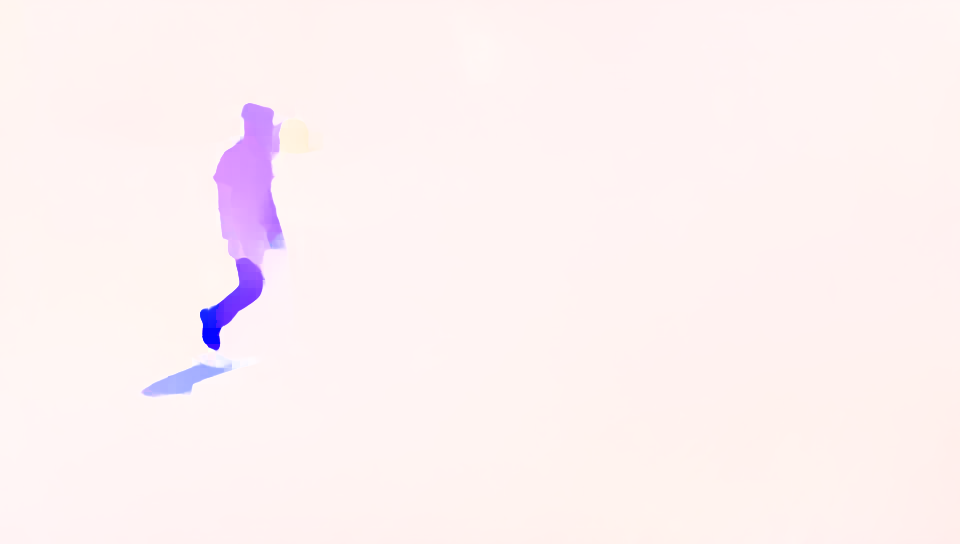
#> input picture RAFT/demo-frames/raft_flo_rgb/mask_000001.png, 960 x 544 px; its folder holds only this picture in this run
$ jupyter execute kmeans.ipynb
#> lines starting #> are read from the running program, lines starting #| are printed output that depends on the picture; after the words box and inside, x2 and y2 are one past the last pixel; in counts of white or black regions, pixels touching at a corner belong together
[cell 1]
import cv2
import numpy as np
import matplotlib.pyplot as plt
import collections

[cell 2]
for i in range(1,46):

    try:
        y = str(i).zfill(6)
        print(y)
        # read the image
        image = cv2.imread("./demo-frames/raft_flo_rgb/mask_{}.png".format(y))
#> image is the input picture: shape (544, 960, 3); mean B, G, R 242.4, 241.2, 253.6

        # convert to RGB
        image = cv2.cvtColor(image, cv2.COLOR_BGR2RGB)

        # reshape the image to a 2D array of pixels and 3 color values (RGB)
        pixel_values = image.reshape((-1, 3))
        # convert to float
        pixel_values = np.float32(pixel_values)

        print(pixel_values.shape)
#| (522240, 3)

        # define stopping criteria
        criteria = (cv2.TERM_CRITERIA_EPS + cv2.TERM_CRITERIA_MAX_ITER, 100, 0.2)


        # number of clusters (K)
        k = 8
        _, labels, (centers) = cv2.kmeans(pixel_values, k, None, criteria, 10, cv2.KMEANS_PP_CENTERS)
#> centers = [[255.8, 243.6, 242.6], [145.7, 83.56, 255], [227, 177, 255], [19.75, 18.75, 255], [107.6, 50.22, 255], [255.5, 242.4, 239.8], [173.3, 179.3, 255], [211.1, 145.2, 255]]
        # print(labels)

        # convert back to 8 bit values
        centers = np.uint8(centers)
#> centers = [[255, 243, 242], [145, 83, 255], [226, 176, 255], [19, 18, 255], [107, 50, 254], [255, 242, 239], [173, 179, 255], [211, 145, 255]]

        # flatten the labels array
        labels = labels.flatten()

        # convert all pixels to the color of the centroids
        # 畫出分完群的樣子
        kmeans_img = centers[labels.flatten()]
        kmeans_img = kmeans_img.reshape(image.shape)
        # show the image
        plt.imshow(kmeans_img)
        plt.show()


        # 找出每個群的數量
        dic = collections.Counter(labels.flatten())
#> dic = {5: 144146, 0: 366872, 2: 3126, 7: 4588, 1: 723, 6: 1301, 4: 879, 3: 605}
        dic = {k: v for k, v in sorted(dic.items(), key=lambda item: item[1])}
#> dic = {3: 605, 1: 723, 4: 879, 6: 1301, 2: 3126, 7: 4588, 5: 144146, 0: 366872}
        print(dic)
#| {3: 605, 1: 723, 4: 879, 6: 1301, 2: 3126, 7: 4588, 5: 144146, 0: 366872}
        #######################################################
        sort_groupid = [gid for gid in dic]
#> sort_groupid = [3, 1, 4, 6, 2, 7, 5, 0]
        split = 0
        foreground_gid = sort_groupid[0]
#> foreground_gid = 3
        background_gid = 0


        for i in range(len(sort_groupid)-1):
            if dic[sort_groupid[i]] < dic[sort_groupid[i+1]]/4:
                background_gid = sort_groupid[i+1]
                split = i+1
#> this loop made 7 passes
#> (background_gid, split) on pass 6: (5, 6)

        # 前景
        for i in range(split):
            labels[labels==sort_groupid[i]] = foreground_gid

        # 背景
        for i in range(split,len(sort_groupid)):
            labels[labels==sort_groupid[i]] = background_gid
#> this loop made 2 passes
#> i on passes 1 to 2: 6, 7

        ########################################################

        # convert all pixels to the color of the centroids
        segmented_image = centers[labels.flatten()]


        # reshape back to the original image dimension
        segmented_image = segmented_image.reshape(image.shape)
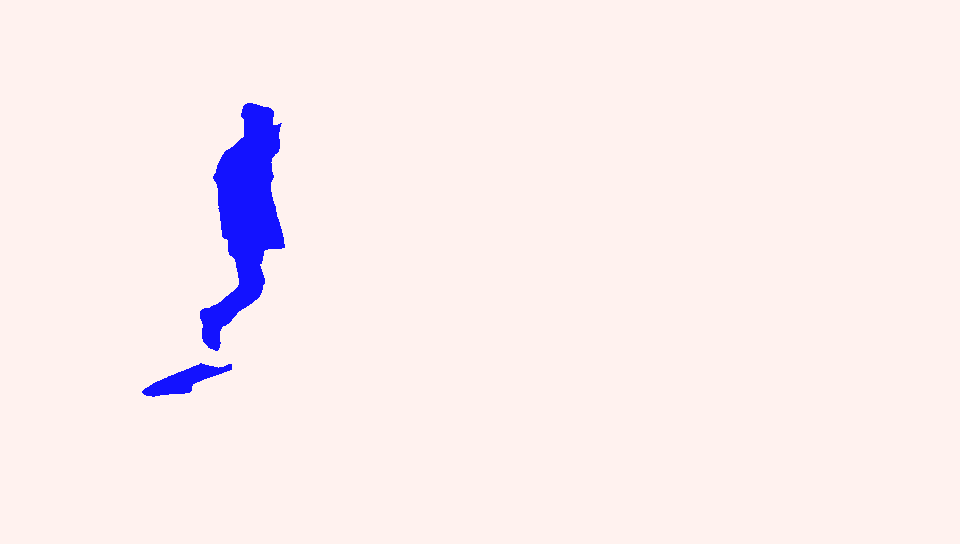
#> segmented_image: shape (544, 960, 3); mean R, G, B 249.9, 237.2, 239.3

        # 將背景轉成黑色，人物轉成白色，製造出mask
        background_rgb = segmented_image[0][400]
#> background_rgb = [255, 242, 239]
        new_segmented_image = np.where(segmented_image == background_rgb, [0,0,0], segmented_image)
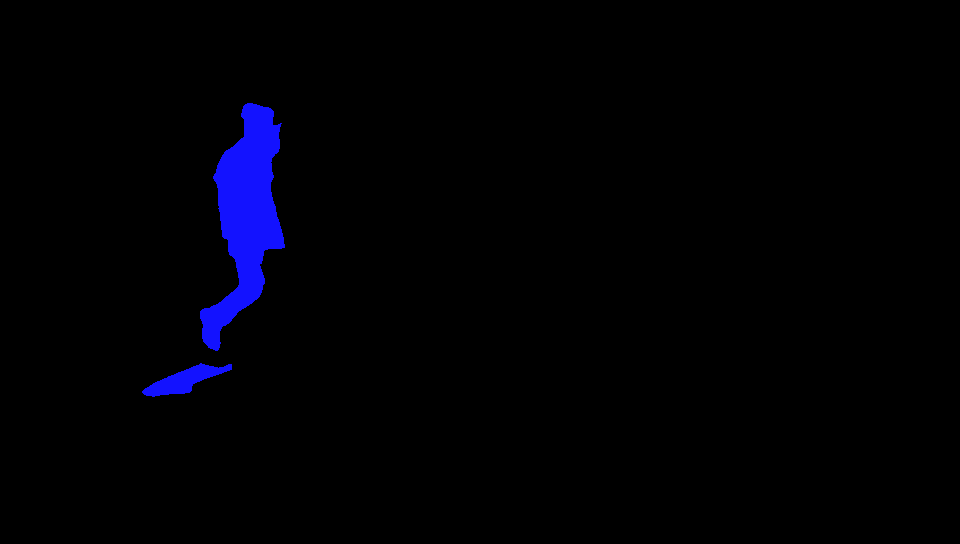
#> new_segmented_image: shape (544, 960, 3) int64; mean R, G, B 0.4, 0.4, 5.5
        mask = np.where(new_segmented_image != [0,0,0], [255,255,255], new_segmented_image)
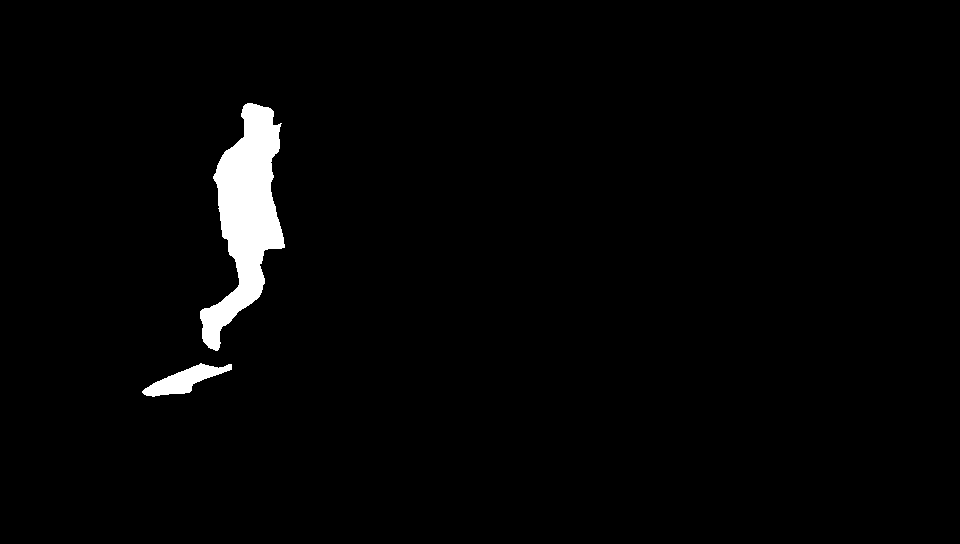
#> mask: shape (544, 960, 3) int64; 2.1% white; 2 white regions, box (x1, y1, x2, y2) and area: (200, 103, 285, 351) 9920, (142, 363, 232, 397) 1302

        cv2.imwrite("./demo-frames/raft_kmeans_mask/mask_{}.png".format(y), mask)


    except:
        print("沒有這個raft_rgb影像 ", y)
